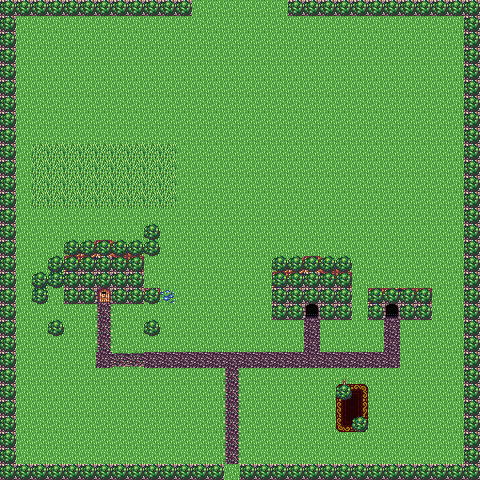

Tiled map render using the project's own tile images. Description and the map definition, with tile-layer contents summarised, below:
An orthogonal 30x30 tile map with 16x16 px tiles, 4 tile layers (Tile Layer 1, Tile Layer 2, Tile Layer 4, Mask), 2 tilesets and 14 objects (8x NPC, 3x Entrance, 3x Exit).

<map version="1.0" orientation="orthogonal" width="30" height="30" tilewidth="16" tileheight="16">
 <properties>
  <property name="music" value="town" />
 </properties>
 <tileset firstgid="1" name="town" tilewidth="16" tileheight="16">
  <image source="../img/town_tiles.png" width="160" height="48" />
 </tileset>
 <tileset firstgid="31" name="rpgindoor2" tilewidth="16" tileheight="16">
  <image source="../img/rpgindoor2.png" trans="ffffff" width="176" height="192" />
 </tileset>
 <layer name="Tile Layer 1" width="30" height="30">
  <data>[900 cells, 900 non-empty, 9 distinct tile ids]</data>
 </layer>
 <layer name="Tile Layer 2" width="30" height="30">
  <data>[900 cells, 237 non-empty, 30 distinct tile ids]</data>
 </layer>
 <layer name="Tile Layer 4" width="30" height="30">
  <data>[900 cells, 3 non-empty, 3 distinct tile ids]</data>
 </layer>
 <layer name="Mask" width="30" height="30">
  <data>[900 cells, 165 non-empty, 1 distinct tile ids]</data>
 </layer>
 <objectgroup name="Objects" width="30" height="30">
  <object name="default" type="Entrance" x="224" y="464" width="16" height="16" />
  <object name="toDesert" type="Exit" x="224" y="464" width="16" height="16">
   <properties>
    <property name="entrance" value="fromTown" />
    <property name="map" value="DesertPath" />
   </properties>
  </object>
  <object name="oldman" type="NPC" x="275" y="411">
   <properties>
    <property name="archetype" value="oldman" />
    <property name="behavior" value="stationary" />
    <property name="direction" value="down" />
    <property name="say" value="Only those who've been touched by the spark of the divine are able to enter or exit this town." />
    <property name="say2" value="I can't presume to know what the gods have in mind, but you must be here for a special reason." />
   </properties>
  </object>
  <object name="littlegirl" type="NPC" x="199" y="306">
   <properties>
    <property name="archetype" value="littlegirl" />
    <property name="behavior" value="wanderlust" />
    <property name="say" value="Mierv is really pretty. And really strong. And smart." />
    <property name="say2" value="I hope she's okay." />
   </properties>
  </object>
  <object name="earl" type="NPC" x="133" y="422">
   <properties>
    <property name="archetype" value="earl" />
    <property name="behavior" value="wanderlust" />
    <property name="say" value="You're the first person like you to come here in like twenty years." />
    <property name="say2" value="Mierv was the last. She was strong and kind, but she went into the Tomb World and never came back." />
   </properties>
  </object>
  <object name="barrel1" type="NPC" x="152" y="248">
   <properties>
    <property name="archetype" value="bgobj" />
    <property name="behavior" value="stationary" />
   </properties>
  </object>
  <object name="earl2" type="NPC" x="352" y="192">
   <properties>
    <property name="archetype" value="earl" />
    <property name="behavior" value="wanderlust" />
    <property name="say" value="Liessin sees to all of the needs of Guelln and its citizens." />
    <property name="say2" value="That's why it's so lush and livable compared to what's left of the rest of the world." />
   </properties>
  </object>
  <object name="awedBoy" type="NPC" x="80" y="144">
   <properties>
    <property name="archetype" value="littleboy" />
    <property name="behavior" value="wanderlust" />
    <property name="say1" value="Are you really from the Before World?" />
    <property name="say2" value="They say it's nothing but a wasteland, but I'd still like to see it..." />
   </properties>
  </object>
  <object name="toCharonHouse" type="Exit" x="96" y="288" width="16" height="16">
   <properties>
    <property name="map" value="CharonHouse" />
   </properties>
  </object>
  <object name="fromCharonHouse" type="Entrance" x="96" y="304" width="16" height="16">
   <properties>
    <property name="direction" value="down" />
   </properties>
  </object>
  <object name="mirvMessage" type="NPC" x="-166" y="95">
   <properties>
    <property name="archetype" value="heroine" />
    <property name="say1" value="%hero... can you hear me? I am Mierv." />
    <property name="say2" value="I came to Guelln many years ago, but have been trapped in the Tomb World, waiting for you to be born." />
    <property name="say4" value="Charon, who maintains the graveyard north of town, can help you release me." />
    <property name="say5" value="%hero, I know we've never met, but this is our fate. Please believe me." />
   </properties>
  </object>
  <object name="toForest" type="Exit" x="176" y="0" width="128" height="16">
   <properties>
    <property name="map" value="Forest" />
   </properties>
  </object>
  <object name="fromForest" type="Entrance" x="224" y="0" width="16" height="16">
   <properties>
    <property name="direction" value="down" />
   </properties>
  </object>
  <object name="marketLadySister" type="NPC" x="352" y="400" width="16" height="16">
   <properties>
    <property name="archetype" value="oldwoman" />
    <property name="direction" value="left" />
    <property name="say1" value="I'm having a picnic. My sister runs the market from the building just behind me." />
    <property name="say2" value="If you need something, or have something to drop off that you don't need, go see her." />
   </properties>
  </object>
 </objectgroup>
</map>
